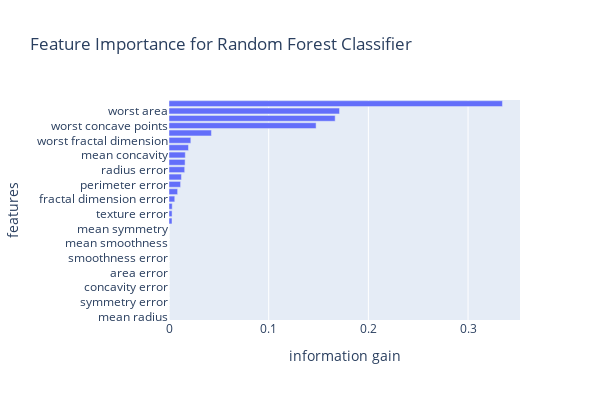

Notebook cell for this chart:
### Code cell
# plot feature importance 
importance = pd.Series(pipeline.steps[-1][1].feature_importances_, feature_names).sort_values()
fig = px.bar(importance,width=600, height=400,  orientation='h', 
             title='Feature Importance for Random Forest Classifier')
fig.update_xaxes(title='information gain')
fig.update_yaxes(title='features')
fig.update_layout(showlegend=False)
fig.show()

### Figure 1 — Plotly figure (JSON) as saved in the notebook; plotly's stock layout.template omitted (floating-point values rounded to 4 significant figures)
{"data": [{"alignmentgroup": "True", "hovertemplate": "variable=0<br>value=%{x}<br>index=%{y}<extra></extra>", "legendgroup": "0", "marker": {"color": "#636efa", "pattern": {"shape": ""}}, "name": "0", "offsetgroup": "0", "orientation": "h", "showlegend": true, "textposition": "auto", "type": "bar", "x": [0, 0, 0, 0, 0, 0, 0, 0, 0, 0, 0, 0, 0, 0.00304, 0.003076, 0.003228, 0.005777, 0.008657, 0.01163, 0.0125, 0.01574, 0.01615, 0.01637, 0.01956, 0.0219, 0.04256, 0.1476, 0.1667, 0.1711, 0.3345], "xaxis": "x", "y": ["mean radius", "worst smoothness", "symmetry error", "concave points error", "concavity error", "compactness error", "area error", "mean fractal dimension", "smoothness error", "mean compactness", "mean smoothness", "mean perimeter", "mean symmetry", "mean area", "texture error", "worst concavity", "fractal dimension error", "worst symmetry", "perimeter error", "mean texture", "radius error", "worst compactness", "mean concavity", "worst texture", "worst fractal dimension", "worst radius", "worst concave points", "worst perimeter", "worst area", "mean concave points"], "yaxis": "y"}], "layout": {"barmode": "relative", "height": 400, "legend": {"title": {"text": "variable"}, "tracegroupgap": 0}, "showlegend": false, "title": {"text": "Feature Importance for Random Forest Classifier"}, "width": 600, "xaxis": {"anchor": "y", "autorange": true, "domain": [0, 1], "range": [0, 0.3521], "title": {"text": "information gain"}, "type": "linear"}, "yaxis": {"anchor": "x", "autorange": true, "domain": [0, 1], "range": [-0.5, 29.5], "title": {"text": "features"}, "type": "category"}}}
